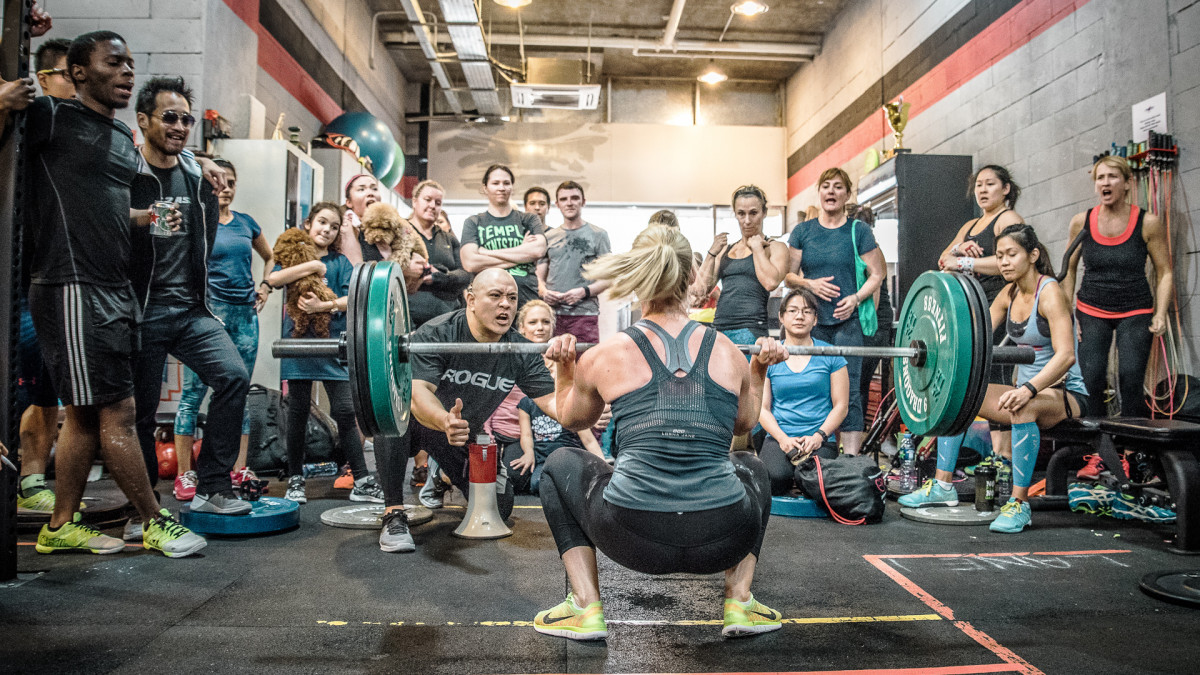
#> input picture img/crossfit.jpg, 1200 x 675 px
$ python zero_crossing.py
#> lines starting #> are read from the running program, lines starting #| are printed output that depends on the picture
import cv2
import numpy as np
import matplotlib.pyplot as plt
from matplotlib import cm

img = cv2.imread('img/crossfit.jpg', cv2.IMREAD_GRAYSCALE)
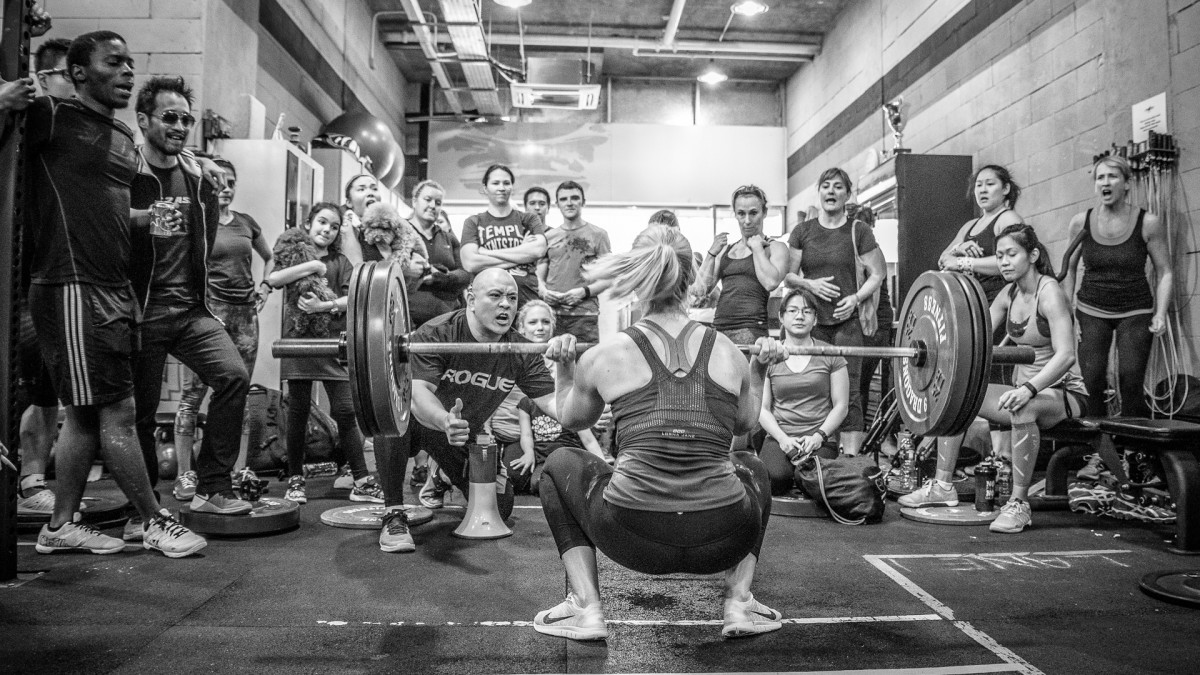
#> img: shape (675, 1200); min 0, max 255, mean 107.6

h,w = img.shape
#> h = 675; w = 1200

cv2.imshow('original image', img)
cv2.waitKey(0)
cv2.destroyAllWindows()
## gaussian filter w/ sigma

def get_gaussian_filter(kernel_size, sigma) :
    center = kernel_size // 2
    x, y = np.mgrid[-center : kernel_size - center, -center : kernel_size - center]

    g = 1 / (2*np.pi * sigma) * np.exp(-(np.square(x) + np.square(y)) / (2 * (sigma ** 2)))

    return g

fig, ax = plt.subplots(nrows =2, ncols = 2, subplot_kw = {'projection' : '3d'})

kernel_size = 30

# [24 lines of commented-out code are left out]

kernel_size = 10
sigma = 0.5
gaussian_filter = get_gaussian_filter(kernel_size, sigma)
## Laplacian filter
## x와 y의 2차 편미분값의 합
laplacian_filter = np.array([[0,  1,  0],
                             [1, -4,  1],
                             [0,  1,  0]])

# [13 lines of commented-out code are left out]
center = kernel_size // 2
y,x = np.mgrid[-center : kernel_size - center, -center : kernel_size - center]
log_filter = ((y**2 + x**2 - (2.0*sigma**2)) / sigma ** 4) * np.exp(-(y**2 + x**2) / (2.0*sigma**2)) / (1 / (2.0 * np.pi * sigma ** 2))

log_img = cv2.filter2D(img, -1, kernel = log_filter)
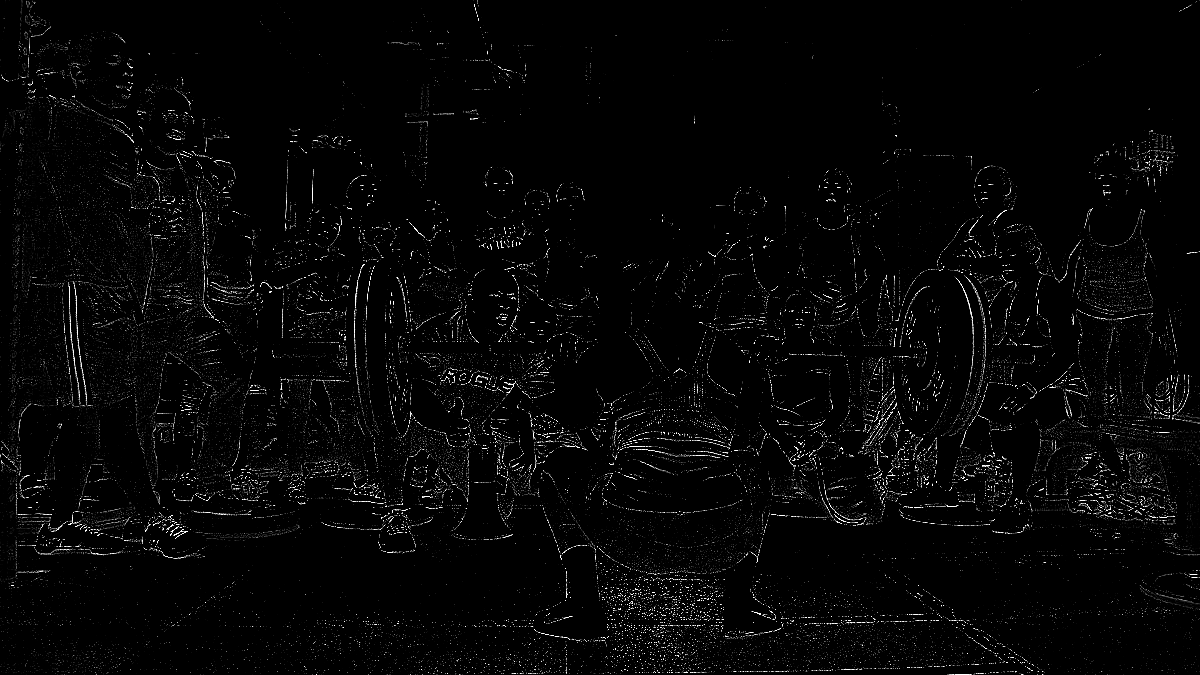
#> log_img: shape (675, 1200); min 0, max 255, mean 6.1
cv2.imshow('LoG filterd image', log_img)
cv2.waitKey(0)
cv2.destroyAllWindows()


## find out zero crossing

zero_crossing = np.zeros(img.shape, np.uint8)

for j in range(1, h-1) :
    for i in range(1, w-1) :
        if log_img[j][i] == 0 :
            if (log_img[j][i-1] < 0 and log_img[j][i+1] > 0) or (log_img[j][i-1] > 0 and log_img[j][i+1] < 0) or \
                (log_img[j-1][i] < 0 and log_img[j+1][i] > 0) or (log_img[j-1][i] > 0 and log_img[j+1][i] < 0) or \
                    (log_img[j-1][i-1] < 0 and log_img[j+1][i+1] > 0) or (log_img[j-1][i-1] > 0 and log_img[j+1][i+1] < 0) or \
                        (log_img[j-1][i+1] < 0 and log_img[j+1][i-1] > 0) or (log_img[j-1][i+1] > 0 and log_img[j+1][i-1] < 0) : ## 동서, 북서
                        zero_crossing[j][i] = 255.
        if log_img[j][i] < 0 :
            if (log_img[j][i-1] > 0) or (log_img[j][i+1] > 0) or (log_img[j-1][i] > 0) or (log_img[j+1][i] > 0) :
                zero_crossing[j][i] = 255.
#> zero_crossing: shape (675, 1200); every value is 0


cv2.imshow('zero crossing', zero_crossing)
cv2.waitKey(0)
cv2.destroyAllWindows()

$ run again, with img/face_rot20.jpg copied over img/crossfit.jpg
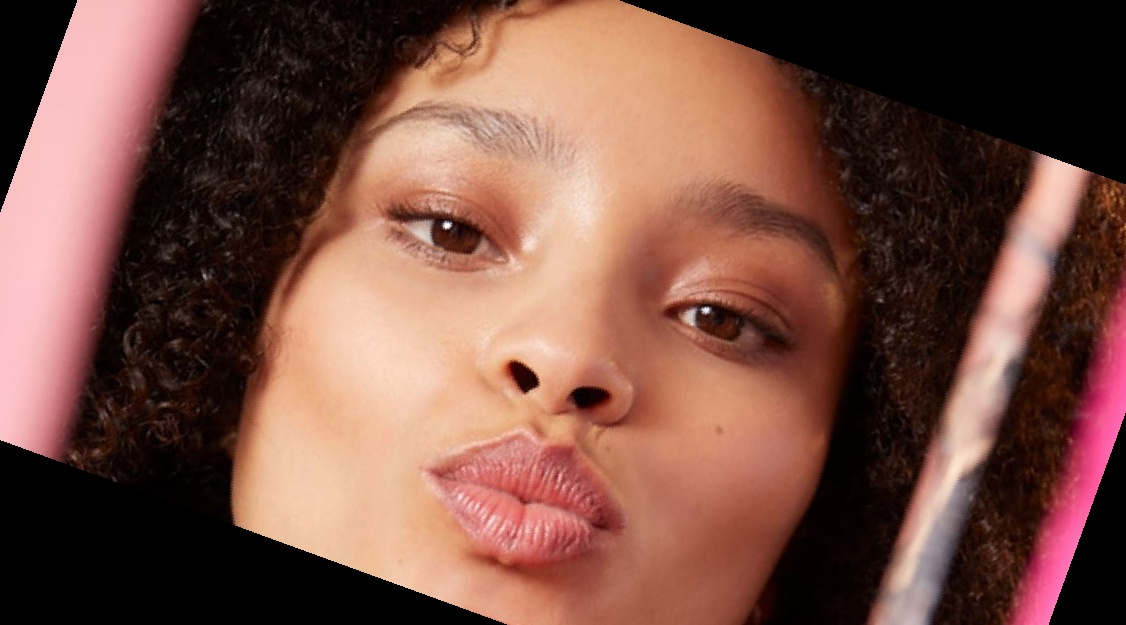
#> input picture img/face_rot20.jpg, 1126 x 625 px
#> `img = cv2.imread('img/crossfit.jpg', cv2.IMREAD_GRAYSCALE)`:
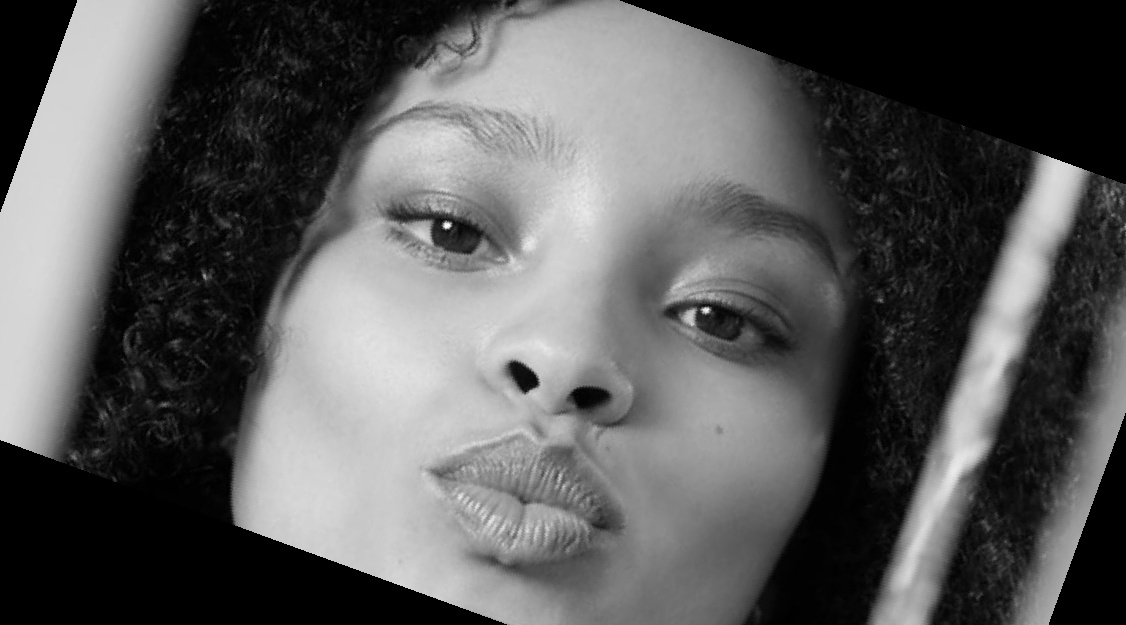
#> img: shape (625, 1126); min 0, max 255, mean 90.5
#> `log_img = cv2.filter2D(img, -1, kernel = log_filter)`:
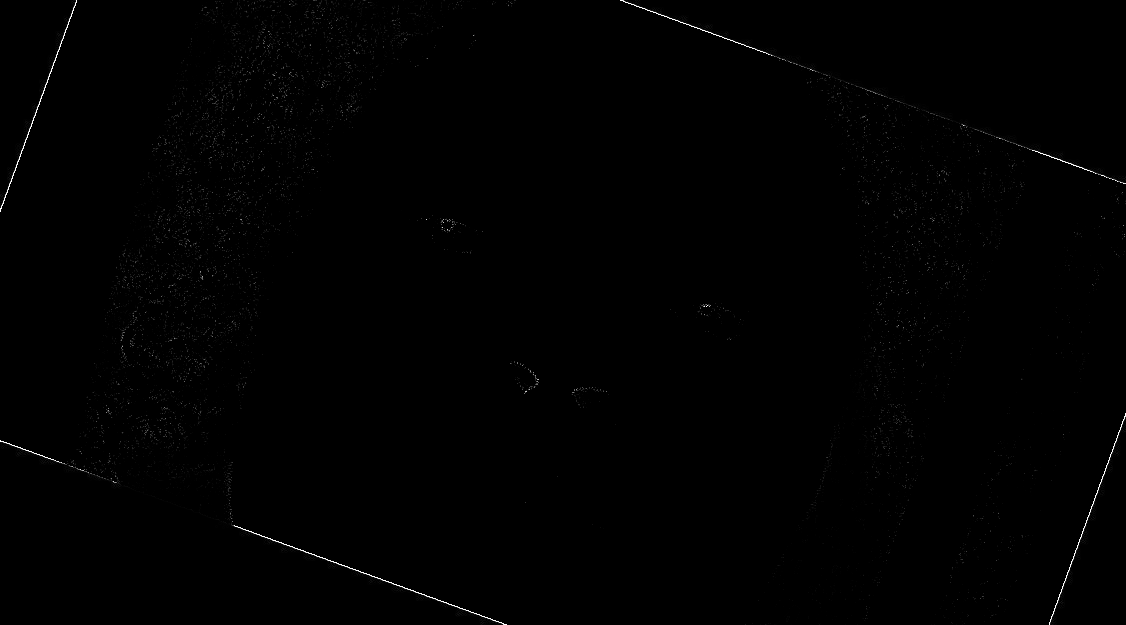
#> log_img: shape (625, 1126); min 0, max 255, mean 0.9

$ run again, with img/get_monitor_perspective.jpg copied over img/crossfit.jpg
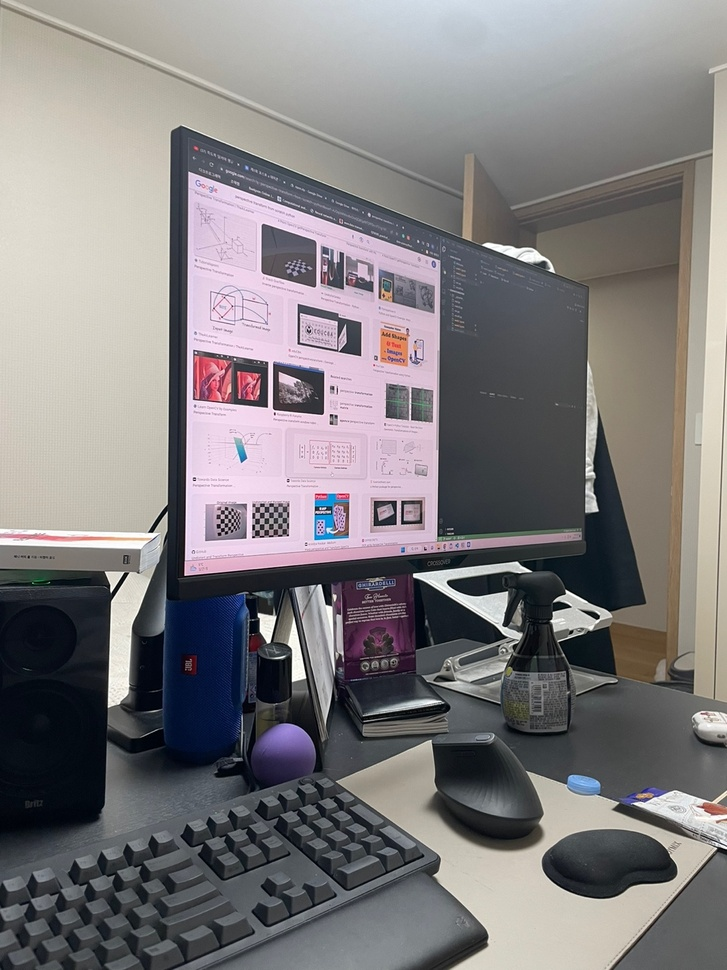
#> input picture img/get_monitor_perspective.jpg, 727 x 970 px, shrunk from 1080 x 1440 before the run
#> `img = cv2.imread('img/crossfit.jpg', cv2.IMREAD_GRAYSCALE)`:
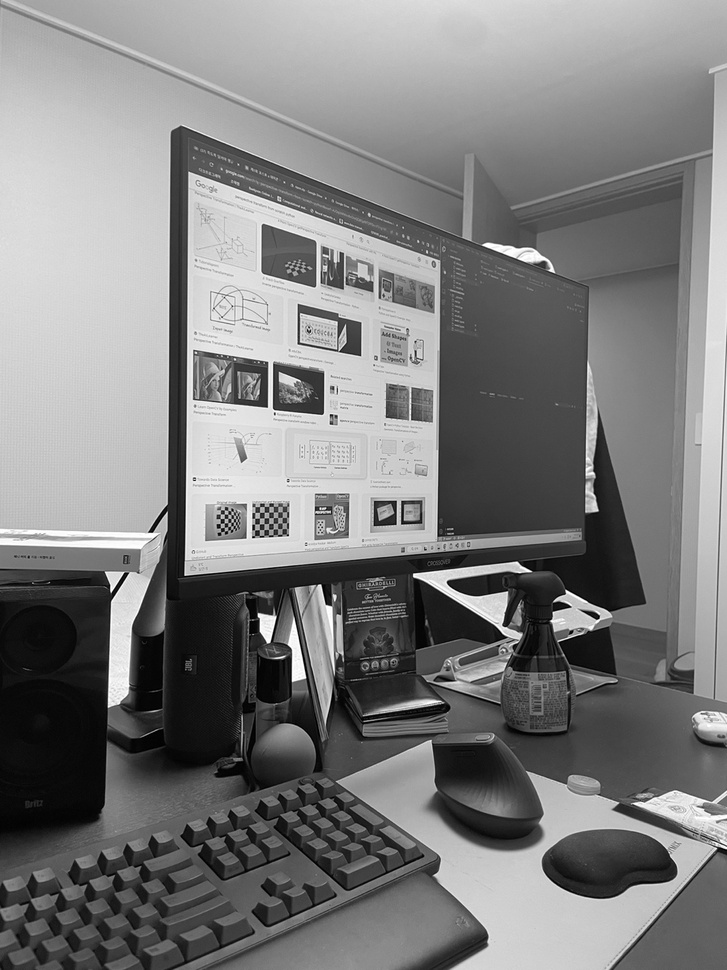
#> img: shape (970, 727); min 0, max 255, mean 125.9
#> `log_img = cv2.filter2D(img, -1, kernel = log_filter)`:
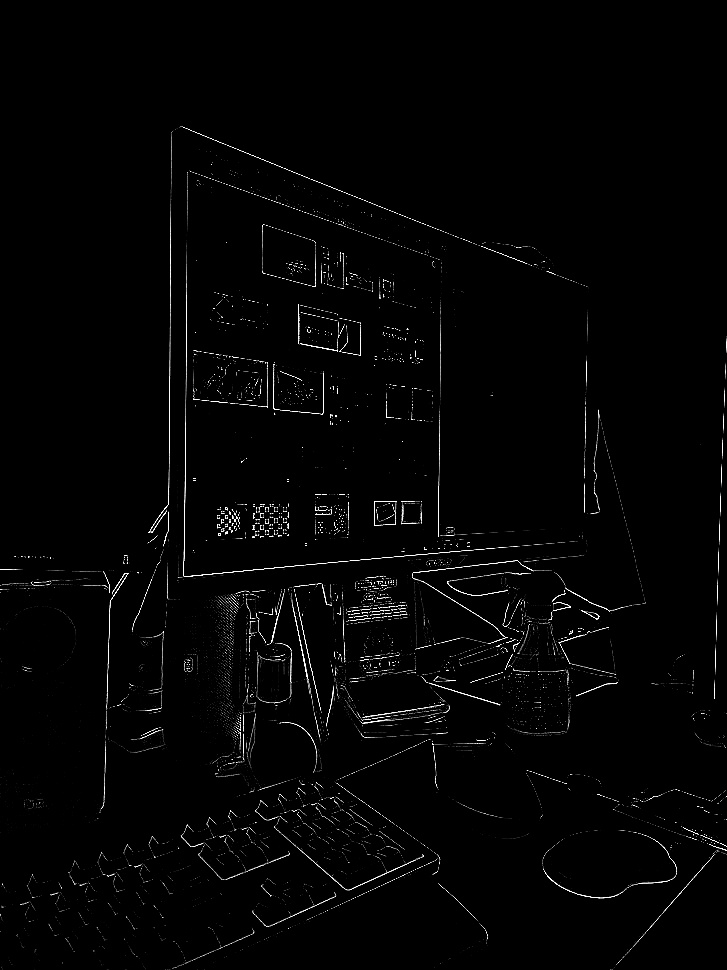
#> log_img: shape (970, 727); min 0, max 255, mean 4.1
